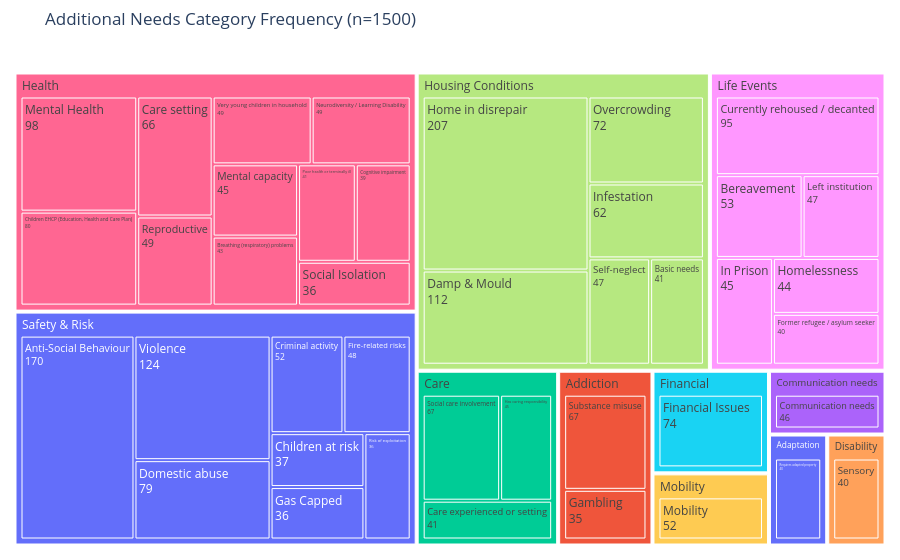

Write notebook code for a chart like this one.
### Markdown cell above
## Analyse class imbalance (gold standard sample)

### Code cell
analyse_class_imbalance(final_sample, taxonomy_v2, log_scale=False)

### Figure 1 — Plotly figure (JSON) as saved in the notebook; plotly's stock layout.template omitted (floating-point values rounded to 4 significant figures)
{"data": [{"branchvalues": "total", "customdata": [[40, "Adaptation"], [40, "Adaptation"], [102, "Addiction"], [35, "Addiction"], [67, "Addiction"], [153, "Care"], [41, "Care"], [67, "Care"], [45, "Care"], [46, "Communication needs"], [46, "Communication needs"], [40, "Disability"], [40, "Disability"], [74, "Financial"], [74, "Financial"], [49, "Health"], [45, "Health"], [98, "Health"], [39, "Health"], [36, "Health"], [41, "Health"], [49, "Health"], [49, "Health"], [595, "Health"], [66, "Health"], [80, "Health"], [43, "Health"], [112, "Housing Conditions"], [541, "Housing Conditions"], [72, "Housing Conditions"], [41, "Housing Conditions"], [207, "Housing Conditions"], [62, "Housing Conditions"], [47, "Housing Conditions"], [324, "Life Events"], [53, "Life Events"], [44, "Life Events"], [95, "Life Events"], [47, "Life Events"], [45, "Life Events"], [40, "Life Events"], [52, "Mobility"], [52, "Mobility"], [36, "Safety & Risk"], [36, "Safety & Risk"], [37, "Safety & Risk"], [582, "Safety & Risk"], [124, "Safety & Risk"], [170, "Safety & Risk"], [79, "Safety & Risk"], [48, "Safety & Risk"], [52, "Safety & Risk"]], "domain": {"x": [0, 1], "y": [0, 1]}, "hovertemplate": "<b>%{label}</b><br>Count: %{value:,}<extra></extra>", "ids": ["Adaptation", "Adaptation/Requires adapted property", "Addiction", "Addiction/Gambling", "Addiction/Substance misuse", "Care", "Care/Care experienced or setting", "Care/Social care involvement", "Care/Has caring responsibility", "Communication needs", "Communication needs/Communication needs", "Disability/Sensory", "Disability", "Financial/Financial Issues", "Financial", "Health/Reproductive", "Health/Mental capacity", "Health/Mental Health", "Health/Cognitive impairment", "Health/Social Isolation", "Health/Poor health or terminally ill", "Health/Very young children in household", "Health/Neurodiversity / Learning Disability", "Health", "Health/Care setting", "Health/Children EHCP (Education, Health and Care Plan)", "Health/Breathing (respiratory) problems", "Housing Conditions/Damp & Mould", "Housing Conditions", "Housing Conditions/Overcrowding", "Housing Conditions/Basic needs", "Housing Conditions/Home in disrepair", "Housing Conditions/Infestation", "Housing Conditions/Self-neglect", "Life Events", "Life Events/Bereavement", "Life Events/Homelessness", "Life Events/Currently rehoused / decanted", "Life Events/Left institution ", "Life Events/In Prison", "Life Events/Former refugee / asylum seeker", "Mobility/Mobility", "Mobility", "Safety & Risk/Gas Capped", "Safety & Risk/Risk of exploitation", "Safety & Risk/Children at risk", "Safety & Risk", "Safety & Risk/Violence", "Safety & Risk/Anti-Social Behaviour", "Safety & Risk/Domestic abuse", "Safety & Risk/Fire-related risks", "Safety & Risk/Criminal activity"], "labels": ["Adaptation", "Requires adapted property", "Addiction", "Gambling", "Substance misuse", "Care", "Care experienced or setting", "Social care involvement", "Has caring responsibility", "Communication needs", "Communication needs", "Sensory", "Disability", "Financial Issues", "Financial", "Reproductive", "Mental capacity", "Mental Health", "Cognitive impairment", "Social Isolation", "Poor health or terminally ill", "Very young children in household", "Neurodiversity / Learning Disability", "Health", "Care setting", "Children EHCP (Education, Health and Care Plan)", "Breathing (respiratory) problems", "Damp & Mould", "Housing Conditions", "Overcrowding", "Basic needs", "Home in disrepair", "Infestation", "Self-neglect", "Life Events", "Bereavement", "Homelessness", "Currently rehoused / decanted", "Left institution ", "In Prison", "Former refugee / asylum seeker", "Mobility", "Mobility", "Gas Capped", "Risk of exploitation", "Children at risk", "Safety & Risk", "Violence", "Anti-Social Behaviour", "Domestic abuse", "Fire-related risks", "Criminal activity"], "marker": {"colors": ["#636efa", "#636efa", "#EF553B", "#EF553B", "#EF553B", "#00cc96", "#00cc96", "#00cc96", "#00cc96", "#ab63fa", "#ab63fa", "#FFA15A", "#FFA15A", "#19d3f3", "#19d3f3", "#FF6692", "#FF6692", "#FF6692", "#FF6692", "#FF6692", "#FF6692", "#FF6692", "#FF6692", "#FF6692", "#FF6692", "#FF6692", "#FF6692", "#B6E880", "#B6E880", "#B6E880", "#B6E880", "#B6E880", "#B6E880", "#B6E880", "#FF97FF", "#FF97FF", "#FF97FF", "#FF97FF", "#FF97FF", "#FF97FF", "#FF97FF", "#FECB52", "#FECB52", "#636efa", "#636efa", "#636efa", "#636efa", "#636efa", "#636efa", "#636efa", "#636efa", "#636efa"]}, "name": "", "parents": ["", "Adaptation", "", "Addiction", "Addiction", "", "Care", "Care", "Care", "", "Communication needs", "Disability", "", "Financial", "", "Health", "Health", "Health", "Health", "Health", "Health", "Health", "Health", "", "Health", "Health", "Health", "Housing Conditions", "", "Housing Conditions", "Housing Conditions", "Housing Conditions", "Housing Conditions", "Housing Conditions", "", "Life Events", "Life Events", "Life Events", "Life Events", "Life Events", "Life Events", "Mobility", "", "Safety & Risk", "Safety & Risk", "Safety & Risk", "", "Safety & Risk", "Safety & Risk", "Safety & Risk", "Safety & Risk", "Safety & Risk"], "textinfo": "label+value", "type": "treemap", "values": [40.0, 40.0, 102.0, 35.0, 67.0, 153.0, 41.0, 67.0, 45.0, 46.0, 46.0, 40.0, 40.0, 74.0, 74.0, 49.0, 45.0, 98.0, 39.0, 36.0, 41.0, 49.0, 49.0, 595.0, 66.0, 80.0, 43.0, 112.0, 541.0, 72.0, 41.0, 207.0, 62.0, 47.0, 324.0, 53.0, 44.0, 95.0, 47.0, 45.0, 40.0, 52.0, 52.0, 36.0, 36.0, 37.0, 582.0, 124.0, 170.0, 79.0, 48.0, 52.0]}], "layout": {"legend": {"tracegroupgap": 0}, "margin": {"b": 10, "l": 10, "r": 10, "t": 50}, "title": {"text": "Additional Needs Category Frequency (n=1500)"}}}
